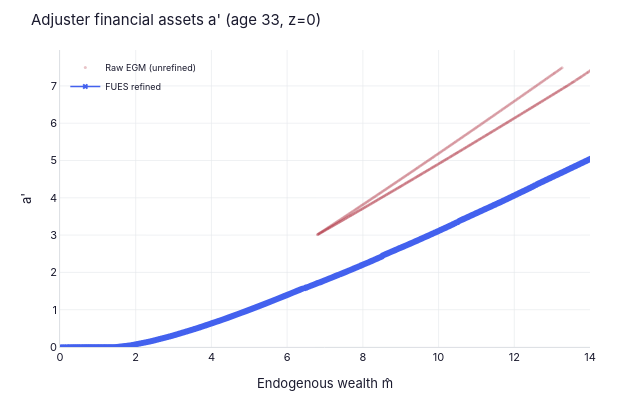
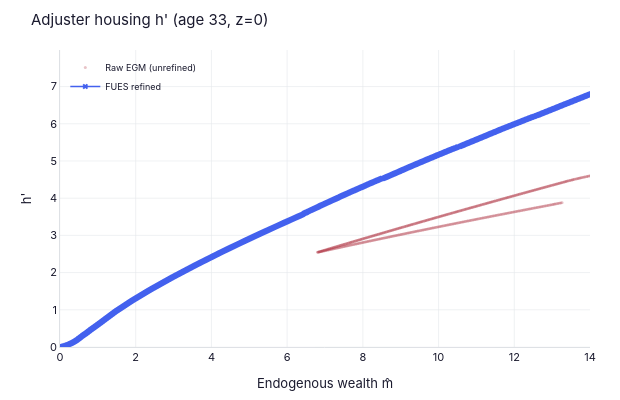
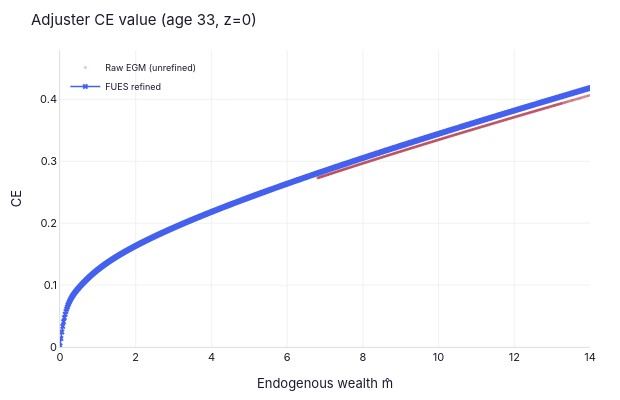

Write notebook code for charts like these, in order.
### Markdown cell above
Interactive versions of the EGM grid (zoom/pan to inspect dense crossing regions). Requires Plotly; skipped gracefully in static environments.

### Code cell
# ── Interactive plotly (zoom/pan to inspect dense crossings) ──
try:
    from examples.durables.outputs import nb_plot_adjuster_egm_interactive
    fig_a, fig_h, fig_v = nb_plot_adjuster_egm_interactive(
        results['FUES']['nest'], results['FUES']['grids'], plot_t=33)
    fig_a.show()
    fig_h.show()
    fig_v.show()
except Exception as e:
    print(f'Interactive plots skipped: {e}')

### Figure 1 — Plotly figure (JSON) as saved in the notebook; plotly's stock layout.template omitted (floating-point values rounded to 4 significant figures; data arrays with more than 128 entries replaced by an {"elided": "..."} marker saying what was removed)
{"data": [{"marker": {"color": "#b23a48", "opacity": 0.3, "size": 3}, "mode": "markers", "name": "Raw EGM (unrefined)", "type": "scattergl", "x": {"elided": "1759 float values"}, "y": {"elided": "1759 float values"}}, {"line": {"color": "#4361ee", "width": 1.5}, "marker": {"color": "#4361ee", "size": 5, "symbol": "x"}, "mode": "lines+markers", "name": "FUES refined", "type": "scattergl", "x": {"elided": "1190 float values"}, "y": {"elided": "1190 float values"}}], "layout": {"dragmode": "zoom", "font": {"color": "#1a1a2e", "family": "Inter, Helvetica Neue, Arial, sans-serif", "size": 11}, "height": 400, "legend": {"bgcolor": "rgba(0,0,0,0)", "borderwidth": 0, "font": {"size": 9}, "x": 0.01, "y": 0.99}, "margin": {"b": 40, "l": 60, "r": 30, "t": 50}, "paper_bgcolor": "#ffffff", "plot_bgcolor": "#ffffff", "title": {"text": "Adjuster financial assets a' (age 33, z=0)"}, "width": 620, "xaxis": {"gridcolor": "#e5e7eb", "gridwidth": 0.6, "linecolor": "#d1d5db", "linewidth": 0.8, "range": [0, 14], "tickfont": {"color": "#1a1a2e"}, "title": {"font": {"color": "#1a1a2e"}, "text": "Endogenous wealth m̂"}, "zerolinecolor": "#e5e7eb"}, "yaxis": {"gridcolor": "#e5e7eb", "gridwidth": 0.6, "linecolor": "#d1d5db", "linewidth": 0.8, "rangemode": "tozero", "tickfont": {"color": "#1a1a2e"}, "title": {"font": {"color": "#1a1a2e"}, "text": "a'"}, "zerolinecolor": "#e5e7eb"}}}

### Figure 2 — Plotly figure (JSON) as saved in the notebook; plotly's stock layout.template omitted (floating-point values rounded to 4 significant figures; data arrays with more than 128 entries replaced by an {"elided": "..."} marker saying what was removed)
{"data": [{"marker": {"color": "#b23a48", "opacity": 0.3, "size": 3}, "mode": "markers", "name": "Raw EGM (unrefined)", "type": "scattergl", "x": {"elided": "1759 float values"}, "y": {"elided": "1759 float values"}}, {"line": {"color": "#4361ee", "width": 1.5}, "marker": {"color": "#4361ee", "size": 5, "symbol": "x"}, "mode": "lines+markers", "name": "FUES refined", "type": "scattergl", "x": {"elided": "1190 float values"}, "y": {"elided": "1190 float values"}}], "layout": {"dragmode": "zoom", "font": {"color": "#1a1a2e", "family": "Inter, Helvetica Neue, Arial, sans-serif", "size": 11}, "height": 400, "legend": {"bgcolor": "rgba(0,0,0,0)", "borderwidth": 0, "font": {"size": 9}, "x": 0.01, "y": 0.99}, "margin": {"b": 40, "l": 60, "r": 30, "t": 50}, "paper_bgcolor": "#ffffff", "plot_bgcolor": "#ffffff", "title": {"text": "Adjuster housing h' (age 33, z=0)"}, "width": 620, "xaxis": {"gridcolor": "#e5e7eb", "gridwidth": 0.6, "linecolor": "#d1d5db", "linewidth": 0.8, "range": [0, 14], "tickfont": {"color": "#1a1a2e"}, "title": {"font": {"color": "#1a1a2e"}, "text": "Endogenous wealth m̂"}, "zerolinecolor": "#e5e7eb"}, "yaxis": {"gridcolor": "#e5e7eb", "gridwidth": 0.6, "linecolor": "#d1d5db", "linewidth": 0.8, "rangemode": "tozero", "tickfont": {"color": "#1a1a2e"}, "title": {"font": {"color": "#1a1a2e"}, "text": "h'"}, "zerolinecolor": "#e5e7eb"}}}

### Figure 3 — Plotly figure (JSON) as saved in the notebook; plotly's stock layout.template omitted (floating-point values rounded to 4 significant figures; data arrays with more than 128 entries replaced by an {"elided": "..."} marker saying what was removed)
{"data": [{"marker": {"color": "#b23a48", "opacity": 0.3, "size": 3}, "mode": "markers", "name": "Raw EGM (unrefined)", "type": "scattergl", "x": {"elided": "1759 float values"}, "y": {"elided": "1759 float values"}}, {"line": {"color": "#4361ee", "width": 1.5}, "marker": {"color": "#4361ee", "size": 5, "symbol": "x"}, "mode": "lines+markers", "name": "FUES refined", "type": "scattergl", "x": {"elided": "1190 float values"}, "y": {"elided": "1190 float values"}}], "layout": {"dragmode": "zoom", "font": {"color": "#1a1a2e", "family": "Inter, Helvetica Neue, Arial, sans-serif", "size": 11}, "height": 400, "legend": {"bgcolor": "rgba(0,0,0,0)", "borderwidth": 0, "font": {"size": 9}, "x": 0.01, "y": 0.99}, "margin": {"b": 40, "l": 60, "r": 30, "t": 50}, "paper_bgcolor": "#ffffff", "plot_bgcolor": "#ffffff", "title": {"text": "Adjuster CE value (age 33, z=0)"}, "width": 620, "xaxis": {"gridcolor": "#e5e7eb", "gridwidth": 0.6, "linecolor": "#d1d5db", "linewidth": 0.8, "range": [0, 14], "tickfont": {"color": "#1a1a2e"}, "title": {"font": {"color": "#1a1a2e"}, "text": "Endogenous wealth m̂"}, "zerolinecolor": "#e5e7eb"}, "yaxis": {"gridcolor": "#e5e7eb", "gridwidth": 0.6, "linecolor": "#d1d5db", "linewidth": 0.8, "rangemode": "tozero", "tickfont": {"color": "#1a1a2e"}, "title": {"font": {"color": "#1a1a2e"}, "text": "CE"}, "zerolinecolor": "#e5e7eb"}}}
